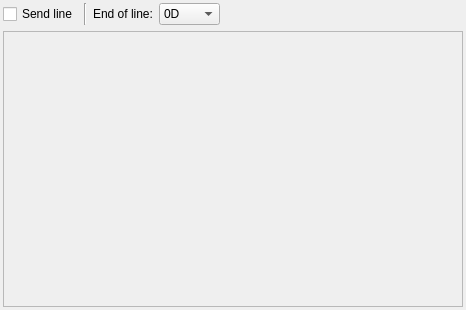
          <widget class="QWidget" name="pageConsole">
           <property name="geometry">
            <rect>
             <x>0</x>
             <y>0</y>
             <width>466</width>
             <height>310</height>
            </rect>
           </property>
           <attribute name="icon">
            <iconset resource="im.qrc">
             <normaloff>:/im/terminal.png</normaloff>:/im/terminal.png</iconset>
           </attribute>
           <attribute name="label">
            <string>Console</string>
           </attribute>
           <layout class="QVBoxLayout" name="verticalLayout_5" stretch="0,1">
            <property name="leftMargin">
             <number>3</number>
            </property>
            <property name="topMargin">
             <number>3</number>
            </property>
            <property name="rightMargin">
             <number>3</number>
            </property>
            <property name="bottomMargin">
             <number>3</number>
            </property>
            <item>
             <layout class="QHBoxLayout" name="horizontalLayout_12">
              <item>
               <widget class="QCheckBox" name="cbConsoleByLine">
                <property name="toolTip">
                 <string>Send text of console after Enter was pressed</string>
                </property>
                <property name="text">
                 <string>Send line</string>
                </property>
               </widget>
              </item>
              <item>
               <widget class="Line" name="line">
                <property name="orientation">
                 <enum>Qt::Vertical</enum>
                </property>
               </widget>
              </item>
              <item>
               <widget class="QLabel" name="label_5">
                <property name="text">
                 <string>End of line:</string>
                </property>
               </widget>
              </item>
              <item>
               <widget class="QComboBox" name="comboConsoleEnter">
                <property name="toolTip">
                 <string>The end of line suffix</string>
                </property>
                <property name="currentIndex">
                 <number>1</number>
                </property>
                <item>
                 <property name="text">
                  <string notr="true">-</string>
                 </property>
                </item>
                <item>
                 <property name="text">
                  <string notr="true">0D</string>
                 </property>
                </item>
                <item>
                 <property name="text">
                  <string notr="true">0A</string>
                 </property>
                </item>
                <item>
                 <property name="text">
                  <string notr="true">0D0A</string>
                 </property>
                </item>
               </widget>
              </item>
              <item>
               <spacer name="horizontalSpacer">
                <property name="orientation">
                 <enum>Qt::Horizontal</enum>
                </property>
                <property name="sizeHint" stdset="0">
                 <size>
                  <width>40</width>
                  <height>20</height>
                 </size>
                </property>
               </spacer>
              </item>
             </layout>
            </item>
            <item>
             <widget class="Console" name="console">
              <property name="enabled">
               <bool>false</bool>
              </property>
              <property name="sizePolicy">
               <sizepolicy hsizetype="Preferred" vsizetype="Preferred">
                <horstretch>0</horstretch>
                <verstretch>0</verstretch>
               </sizepolicy>
              </property>
              <property name="minimumSize">
               <size>
                <width>0</width>
                <height>0</height>
               </size>
              </property>
              <property name="maximumSize">
               <size>
                <width>16777215</width>
                <height>16777215</height>
               </size>
              </property>
              <property name="toolTip">
               <string>Console</string>
              </property>
             </widget>
            </item>
           </layout>
          </widget>
